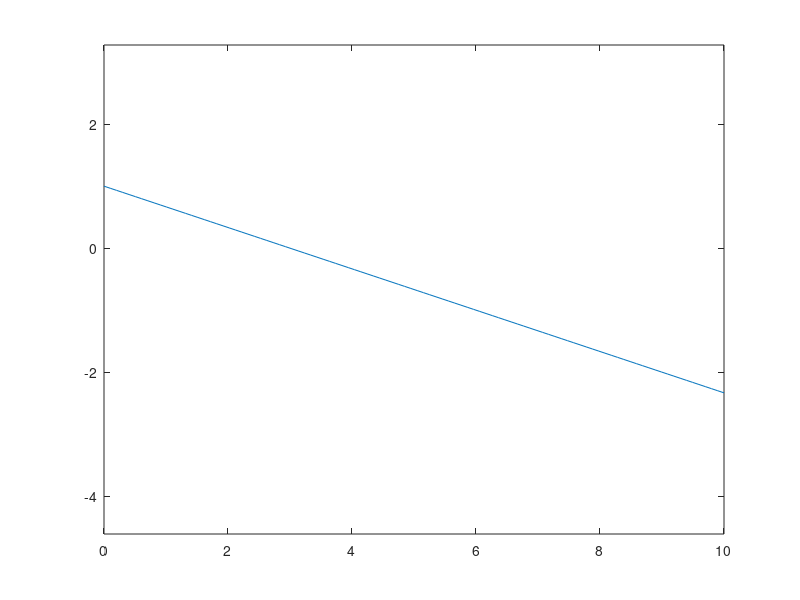

Here is the MATLAB script that generated this plot:
% Chapter3_fdm1d.m

% INITIALIZE MATLAB
close all;
clc;
clear all;

% DEFINE AND CALCULATE GRID
a  = 0;
b  = 10;
Nx = 100;
xa = linspace(a,b,Nx);
dx = xa(2) - xa(1);

% BUILD DERIVATIVE MATRIX DX
d  = ones(Nx,1)/(2*dx);
DX = spdiags(-d,-1,sparse(Nx,Nx));
DX = spdiags(+d,+1,DX);
DX(Nx,Nx-1:Nx) = [-1 +1]/dx;

% BUILD MATRIX EQUATION A*f=b
A = DX;
b = -(1/3)*ones(Nx,1);

% ADD BOUNDARY VALUE f(0)=1
A(1,:) = 0;
A(1,1) = 1;
b(1)   = 1;

% SOLVE PROBLEM
f = A\b;

% PLOT SOLUTION
plot(xa,f);
axis equal tight;